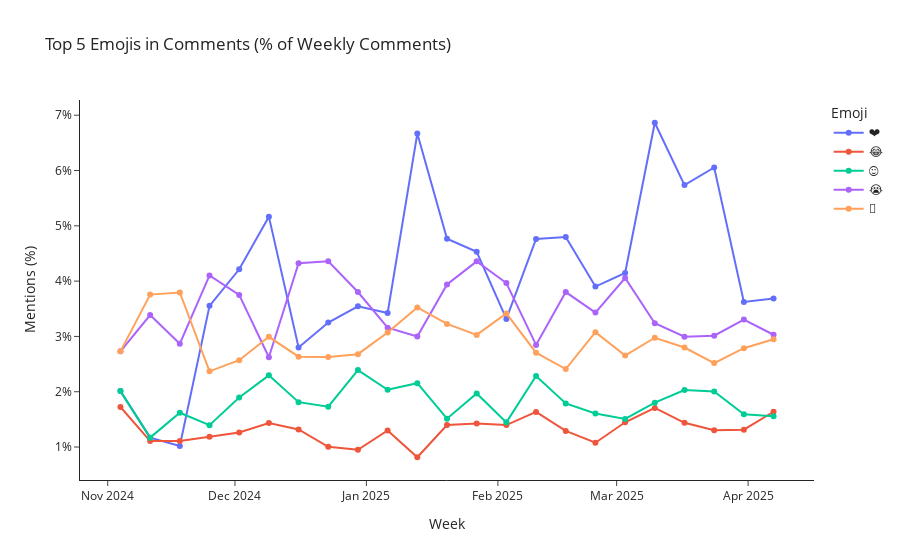

This figure's notebook cell:
### Markdown cell above
Top used emojis

### Code cell
# Emoji pattern (covers most common Unicode emoji ranges)
emoji_pattern = re.compile(
    "["  
    "\U0001F600-\U0001F64F"  # Emoticons
    "\U0001F300-\U0001F5FF"  # Symbols & pictographs
    "\U0001F680-\U0001F6FF"  # Transport & map
    "\U0001F1E0-\U0001F1FF"  # Flags
    "\U00002700-\U000027BF"  # Dingbats
    "\U0001F900-\U0001F9FF"  # Supplemental symbols
    "\U00002600-\U000026FF"  # Misc symbols
    "]+", flags=re.UNICODE
)

# Extract emojis from comment text
df["emojis"] = df["text"].apply(lambda x: emoji_pattern.findall(str(x)))

# Explode emojis to one row per emoji
df_exploded = df.explode("emojis").dropna(subset=["emojis"])

# Count emoji mentions per week
emoji_weekly = (
    df_exploded.groupby(["week", "emojis"])
    .size()
    .reset_index(name="count")
)

# Count total comments per week
comments_per_week = df.groupby("week")["text"].count().reset_index(name="total_comments")

# Merge and calculate relative mention percentage
emoji_weekly = emoji_weekly.merge(comments_per_week, on="week", how="left")
emoji_weekly["mention_percent"] = (emoji_weekly["count"] / emoji_weekly["total_comments"]) * 100

# Identify top 5 emojis by total percentage over all weeks
top_emojis = (
    emoji_weekly.groupby("emojis")["mention_percent"]
    .sum()
    .sort_values(ascending=False)
    .head(5)
    .index
)

# Filter to only include top 5 emojis
emoji_weekly_top = emoji_weekly[emoji_weekly["emojis"].isin(top_emojis)]

# Print the top 5 emojis
print("Top 5 Emojis by total percentage over all weeks:")
print(top_emojis)

# Pivot to wide format for plotting
df_emoji_trend = emoji_weekly_top.pivot(index="week", columns="emojis", values="mention_percent").fillna(0)

# Convert to long format for Plotly
df_emoji_long = df_emoji_trend.reset_index().melt(
    id_vars="week", var_name="emoji", value_name="mention_percent"
)

# Plot with Plotly
fig = px.line(
    df_emoji_long,
    x="week",
    y="mention_percent",
    color="emoji",
    markers=True,
    title="Top 5 Emojis in Comments (% of Weekly Comments)",
    labels={
        "week": "Week",
        "mention_percent": "Mentions (%)",
        "emoji": "Emoji"
    }
)

fig.update_layout(
    template="simple_white",
    legend_title_text="Emoji",
    yaxis=dict(ticksuffix="%")
)

fig.show()

### Figure 1 — Plotly figure (JSON) as saved in the notebook; plotly's stock layout.template omitted (floating-point values rounded to 4 significant figures)
{"data": [{"hovertemplate": "Emoji=❤<br>Week=%{x}<br>Mentions (%)=%{y}<extra></extra>", "legendgroup": "❤", "line": {"color": "#636efa", "dash": "solid"}, "marker": {"symbol": "circle"}, "mode": "lines+markers", "name": "❤", "orientation": "v", "showlegend": true, "type": "scatter", "x": ["2024-11-04T00:00:00.000000000", "2024-11-11T00:00:00.000000000", "2024-11-18T00:00:00.000000000", "2024-11-25T00:00:00.000000000", "2024-12-02T00:00:00.000000000", "2024-12-09T00:00:00.000000000", "2024-12-16T00:00:00.000000000", "2024-12-23T00:00:00.000000000", "2024-12-30T00:00:00.000000000", "2025-01-06T00:00:00.000000000", "2025-01-13T00:00:00.000000000", "2025-01-20T00:00:00.000000000", "2025-01-27T00:00:00.000000000", "2025-02-03T00:00:00.000000000", "2025-02-10T00:00:00.000000000", "2025-02-17T00:00:00.000000000", "2025-02-24T00:00:00.000000000", "2025-03-03T00:00:00.000000000", "2025-03-10T00:00:00.000000000", "2025-03-17T00:00:00.000000000", "2025-03-24T00:00:00.000000000", "2025-03-31T00:00:00.000000000", "2025-04-07T00:00:00.000000000"], "xaxis": "x", "y": [2.011, 1.17, 1.018, 3.553, 4.214, 5.166, 2.8, 3.251, 3.544, 3.424, 6.669, 4.767, 4.53, 3.317, 4.763, 4.796, 3.901, 4.147, 6.864, 5.736, 6.054, 3.624, 3.686], "yaxis": "y"}, {"hovertemplate": "Emoji=😂<br>Week=%{x}<br>Mentions (%)=%{y}<extra></extra>", "legendgroup": "😂", "line": {"color": "#EF553B", "dash": "solid"}, "marker": {"symbol": "circle"}, "mode": "lines+markers", "name": "😂", "orientation": "v", "showlegend": true, "type": "scatter", "x": ["2024-11-04T00:00:00.000000000", "2024-11-11T00:00:00.000000000", "2024-11-18T00:00:00.000000000", "2024-11-25T00:00:00.000000000", "2024-12-02T00:00:00.000000000", "2024-12-09T00:00:00.000000000", "2024-12-16T00:00:00.000000000", "2024-12-23T00:00:00.000000000", "2024-12-30T00:00:00.000000000", "2025-01-06T00:00:00.000000000", "2025-01-13T00:00:00.000000000", "2025-01-20T00:00:00.000000000", "2025-01-27T00:00:00.000000000", "2025-02-03T00:00:00.000000000", "2025-02-10T00:00:00.000000000", "2025-02-17T00:00:00.000000000", "2025-02-24T00:00:00.000000000", "2025-03-03T00:00:00.000000000", "2025-03-10T00:00:00.000000000", "2025-03-17T00:00:00.000000000", "2025-03-24T00:00:00.000000000", "2025-03-31T00:00:00.000000000", "2025-04-07T00:00:00.000000000"], "xaxis": "x", "y": [1.724, 1.108, 1.111, 1.184, 1.264, 1.435, 1.317, 1.003, 0.9507, 1.299, 0.8154, 1.399, 1.428, 1.397, 1.635, 1.292, 1.078, 1.448, 1.708, 1.439, 1.304, 1.314, 1.638], "yaxis": "y"}, {"hovertemplate": "Emoji=😍<br>Week=%{x}<br>Mentions (%)=%{y}<extra></extra>", "legendgroup": "😍", "line": {"color": "#00cc96", "dash": "solid"}, "marker": {"symbol": "circle"}, "mode": "lines+markers", "name": "😍", "orientation": "v", "showlegend": true, "type": "scatter", "x": ["2024-11-04T00:00:00.000000000", "2024-11-11T00:00:00.000000000", "2024-11-18T00:00:00.000000000", "2024-11-25T00:00:00.000000000", "2024-12-02T00:00:00.000000000", "2024-12-09T00:00:00.000000000", "2024-12-16T00:00:00.000000000", "2024-12-23T00:00:00.000000000", "2024-12-30T00:00:00.000000000", "2025-01-06T00:00:00.000000000", "2025-01-13T00:00:00.000000000", "2025-01-20T00:00:00.000000000", "2025-01-27T00:00:00.000000000", "2025-02-03T00:00:00.000000000", "2025-02-10T00:00:00.000000000", "2025-02-17T00:00:00.000000000", "2025-02-24T00:00:00.000000000", "2025-03-03T00:00:00.000000000", "2025-03-10T00:00:00.000000000", "2025-03-17T00:00:00.000000000", "2025-03-24T00:00:00.000000000", "2025-03-31T00:00:00.000000000", "2025-04-07T00:00:00.000000000"], "xaxis": "x", "y": [2.011, 1.17, 1.62, 1.396, 1.896, 2.296, 1.811, 1.73, 2.391, 2.037, 2.155, 1.513, 1.969, 1.446, 2.283, 1.789, 1.608, 1.508, 1.802, 2.032, 2.005, 1.593, 1.556], "yaxis": "y"}, {"hovertemplate": "Emoji=😭<br>Week=%{x}<br>Mentions (%)=%{y}<extra></extra>", "legendgroup": "😭", "line": {"color": "#ab63fa", "dash": "solid"}, "marker": {"symbol": "circle"}, "mode": "lines+markers", "name": "😭", "orientation": "v", "showlegend": true, "type": "scatter", "x": ["2024-11-04T00:00:00.000000000", "2024-11-11T00:00:00.000000000", "2024-11-18T00:00:00.000000000", "2024-11-25T00:00:00.000000000", "2024-12-02T00:00:00.000000000", "2024-12-09T00:00:00.000000000", "2024-12-16T00:00:00.000000000", "2024-12-23T00:00:00.000000000", "2024-12-30T00:00:00.000000000", "2025-01-06T00:00:00.000000000", "2025-01-13T00:00:00.000000000", "2025-01-20T00:00:00.000000000", "2025-01-27T00:00:00.000000000", "2025-02-03T00:00:00.000000000", "2025-02-10T00:00:00.000000000", "2025-02-17T00:00:00.000000000", "2025-02-24T00:00:00.000000000", "2025-03-03T00:00:00.000000000", "2025-03-10T00:00:00.000000000", "2025-03-17T00:00:00.000000000", "2025-03-24T00:00:00.000000000", "2025-03-31T00:00:00.000000000", "2025-04-07T00:00:00.000000000"], "xaxis": "x", "y": [2.73, 3.387, 2.869, 4.103, 3.751, 2.624, 4.323, 4.358, 3.803, 3.158, 2.999, 3.939, 4.357, 3.965, 2.847, 3.802, 3.431, 4.057, 3.238, 2.994, 3.012, 3.305, 3.03], "yaxis": "y"}, {"hovertemplate": "Emoji=🥰<br>Week=%{x}<br>Mentions (%)=%{y}<extra></extra>", "legendgroup": "🥰", "line": {"color": "#FFA15A", "dash": "solid"}, "marker": {"symbol": "circle"}, "mode": "lines+markers", "name": "🥰", "orientation": "v", "showlegend": true, "type": "scatter", "x": ["2024-11-04T00:00:00.000000000", "2024-11-11T00:00:00.000000000", "2024-11-18T00:00:00.000000000", "2024-11-25T00:00:00.000000000", "2024-12-02T00:00:00.000000000", "2024-12-09T00:00:00.000000000", "2024-12-16T00:00:00.000000000", "2024-12-23T00:00:00.000000000", "2024-12-30T00:00:00.000000000", "2025-01-06T00:00:00.000000000", "2025-01-13T00:00:00.000000000", "2025-01-20T00:00:00.000000000", "2025-01-27T00:00:00.000000000", "2025-02-03T00:00:00.000000000", "2025-02-10T00:00:00.000000000", "2025-02-17T00:00:00.000000000", "2025-02-24T00:00:00.000000000", "2025-03-03T00:00:00.000000000", "2025-03-10T00:00:00.000000000", "2025-03-17T00:00:00.000000000", "2025-03-24T00:00:00.000000000", "2025-03-31T00:00:00.000000000", "2025-04-07T00:00:00.000000000"], "xaxis": "x", "y": [2.73, 3.756, 3.795, 2.369, 2.571, 2.993, 2.635, 2.629, 2.679, 3.07, 3.524, 3.226, 3.028, 3.416, 2.706, 2.411, 3.078, 2.654, 2.976, 2.8, 2.519, 2.788, 2.948], "yaxis": "y"}], "layout": {"legend": {"title": {"text": "Emoji"}, "tracegroupgap": 0}, "title": {"text": "Top 5 Emojis in Comments (% of Weekly Comments)"}, "xaxis": {"anchor": "y", "domain": [0, 1], "title": {"text": "Week"}}, "yaxis": {"anchor": "x", "domain": [0, 1], "ticksuffix": "%", "title": {"text": "Mentions (%)"}}}}
